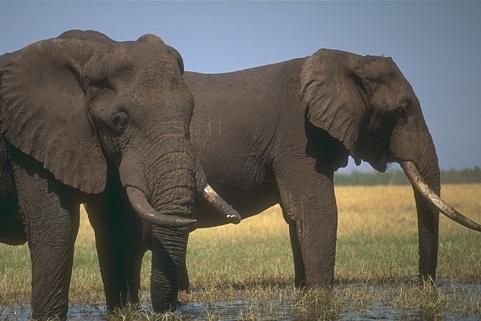
#> input picture ExploratoryProject/3.jpg, 481 x 321 px
$ jupyter execute --allow-errors Untitled.ipynb
#> lines starting #> are read from the running program, lines starting #| are printed output that depends on the picture; after the words box and inside, x2 and y2 are one past the last pixel; in counts of white or black regions, pixels touching at a corner belong together
[cell 1]
import pandas as pd
import matplotlib.pyplot as plt
import seaborn as sns
import numpy as np

[cell 2]
import cv2

[cell 3]
# from skimage import data

[cell 4]
elephant = cv2.imread('3.jpg')
#> elephant is the input picture: shape (321, 481, 3); mean B, G, R 90.1, 98.2, 101.5
bean_bag_guy = cv2.imread('7.jpg')
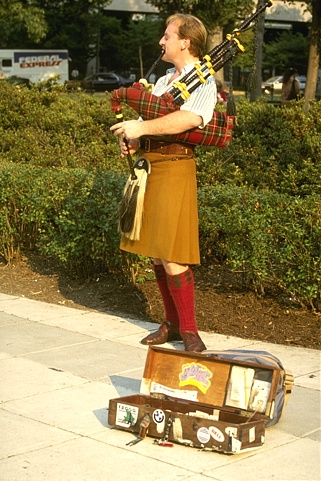
#> input picture ExploratoryProject/7.jpg, 321 x 481 px
#> bean_bag_guy is the input picture: shape (481, 321, 3); mean B, G, R 77.2, 123.4, 141.2
some_japanese_shit = cv2.imread('8.jpg')
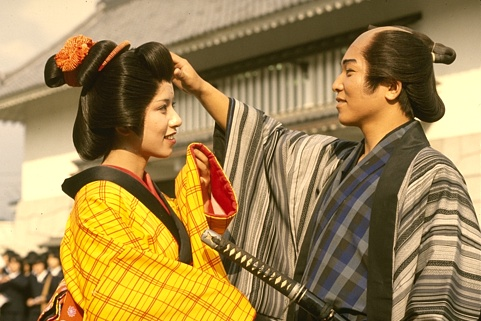
#> input picture ExploratoryProject/8.jpg, 481 x 321 px
#> some_japanese_shit is the input picture: shape (321, 481, 3); mean B, G, R 79.2, 131.8, 158.4
bear = cv2.imread('be.jpg')
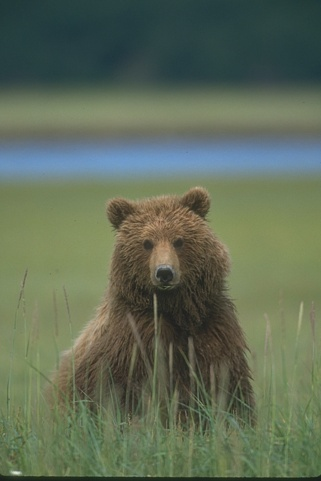
#> input picture ExploratoryProject/be.jpg, 321 x 481 px
#> bear is the input picture: shape (481, 321, 3); mean B, G, R 87.5, 108, 95.8
camera  = cv2.imread('gamma_transformed0.1.jpg')
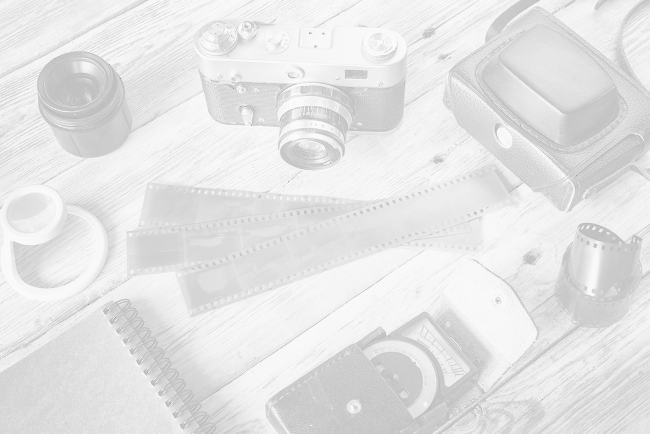
#> input picture ExploratoryProject/gamma_transformed0.1.jpg, 1300 x 867 px (shown at 1/2 size)
#> camera is the input picture: shape (867, 1300, 3); min 0, max 255, mean 228.4
low_light_fruits = cv2.imread('Low-light-images-under-three-illumination-conditions-figure-best-viewed-in-color.png')
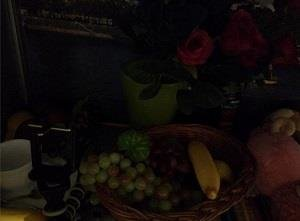
#> input picture ExploratoryProject/Low-light-images-under-three-illumination-conditions-figure-best-viewed-in-color.png, 300 x 221 px
#> low_light_fruits is the input picture: shape (221, 300, 3); mean B, G, R 10, 12.1, 18.4
fefda = cv2.imread('tmp648_thumb_thumb.jpg')
coffee_beans = cv2.imread('download (9).jpg')

[cell 5]
# plt.figure(figsize=(12, 8))
# plt.imshow(cameraman_image,cmap='gray')

[cell 6]
# green = np.uint8([[[128,128,128]]])
# hsv_green = cv2.cvtColor(green,cv2.COLOR_BGR2HSV)
# print( hsv_green )

[cell 7]
def get_obj(data,lower,upper):
# Convert BGR to HSV
    hsv = cv2.cvtColor(data,cv2.COLOR_BGR2HSV)
        # define range of blue color in HSV
    # cv2.imshow('hehe',hsv)
    # lower_blue = np.array([0,0,0])
    # upper_blue = np.array([255,110,100])
        # Threshold the HSV image to get only blue colors
    mask = cv2.inRange(hsv, lower, upper)
        # Bitwise-AND mask and original image
    res = cv2.bitwise_and(data,data, mask= mask)
    cv2.imshow('frame',data)
    cv2.imshow('mask',mask)
    cv2.imshow('res',res)
    cv2.waitKey(0)
    cv2.destroyAllWindows()

## Colour Slicing for highlighting colour range
Most of the colours require a good upper and lower ranges to get the desired results .

[cell 8]
def highlight_obj_ele(image,lower,upper):
    hsv = cv2.cvtColor(image, cv2.COLOR_BGR2HSV)
#> hsv: shape (321, 481, 3); mean H, S, V 41.5, 68, 111.2

    # Define range of colors to highlight (e.g., blue)
#     lower_blue = np.array([90, 50, 50])  # Lower range for blue
#     upper_blue = np.array([130, 255, 255])  # Upper range for blue

    # Create a mask for the specified color range
    mask = cv2.inRange(hsv, lower, upper)
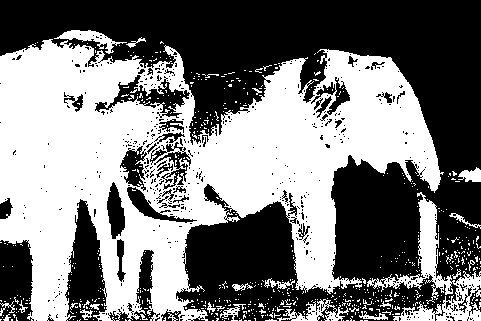
#> mask: shape (321, 481); 48% white; 607 white regions (581 under 20 px), largest, box (x1, y1, x2, y2) and area: (0, 39, 444, 321) 66396, (367, 192, 481, 321) 3477, (277, 299, 349, 321) 586

    # Create a desaturated version of the image
    image_grey = cv2.cvtColor(image,cv2.COLOR_BGR2GRAY)
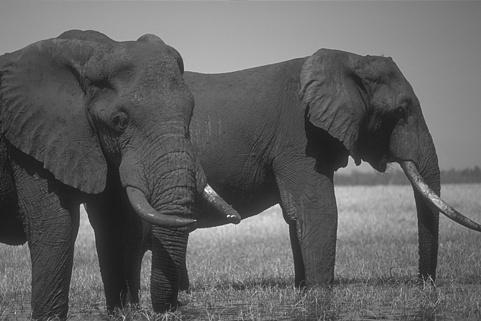
#> image_grey: shape (321, 481); min 16, max 253, mean 98.3
    desaturated_image = cv2.cvtColor(image, cv2.COLOR_BGR2GRAY)
    desaturated_image = cv2.cvtColor(desaturated_image, cv2.COLOR_GRAY2BGR)

    # Apply the mask to the desaturated image
    desaturated_image[np.where(mask == 0)] = image[np.where(mask==0)]
#     desaturated_image = cv2.cvtColor(image, cv2.COLOR_HSV2BGR)

    # Show the original image and the desaturated non-highlighted areas
    cv2.imshow('Original Image', image)
    cv2.imshow('Desaturated Non-Highlighted Areas', desaturated_image)
    cv2.waitKey(0)
    cv2.destroyAllWindows()

[cell 9]
highlight_obj_ele(elephant,np.array([0,0,0]),np.array([255,110,100])) #elephant

[cell 10]
def highlight_obj(image,lower,upper):
    hsv = cv2.cvtColor(image, cv2.COLOR_BGR2HSV)
#> hsv: shape (481, 321, 3); mean H, S, V 52.2, 76.8, 111.9
    cv2.imshow('Original Image', image)


    # Define range of colors to highlight (e.g., blue)
#     lower_blue = np.array([90, 50, 50])  # Lower range for blue
#     upper_blue = np.array([130, 255, 255])  # Upper range for blue

    # Create a mask for the specified color range
    mask = cv2.inRange(hsv, lower, upper)
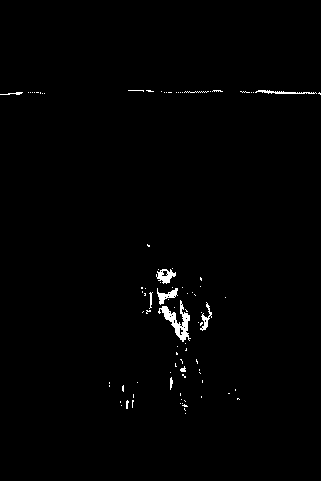
#> mask: shape (481, 321); 0.92% white; 91 white regions (81 under 20 px), largest, box (x1, y1, x2, y2) and area: (158, 300, 191, 342) 455, (156, 269, 176, 284) 165, (157, 288, 178, 305) 152

    # Create a desaturated verson of the image
    desaturated_image = hsv

#     desaturated_image = cv2.cvtColor(desaturated_image, cv2.COLOR_GRAY2BGR)

    # Apply the mask to the desaturated image
    desaturated_image[np.where(mask == 0)] = hsv[np.where(mask == 0)]
#     desaturated_image = cv2.cvtColor(desaturated_image, cv2.COLOR_HSV2BGR)

    desaturated_image = cv2.cvtColor(desaturated_image,cv2.COLOR_HSV2BGR)
#> desaturated_image: shape (481, 321, 3)
    # Show the original image and the desaturated non-highlighted areas
    cv2.imshow('Desaturated Non-Highlighted Areas', desaturated_image)
    cv2.waitKey(0)
    cv2.destroyAllWindows()

[cell 11]
highlight_obj(bear,np.array([10,0,0]),np.array([60,40,100]))

[cell 12]
cv2.imshow('wadad',bear)
cv2.waitKey(0)
cv2.destroyAllWindows()

## Gamma Correction in Images

[cell 13]
def gamma_solve(image,gammas,c):
#> called with c = 1
    cv2.imshow('Desaturated Non-Highlighted Areas', image)

    for gamma in gammas :
        im = np.array(c*255*(image/255)**gamma, dtype = 'uint8')
        cv2.imshow(f'Desaturated Non-Highlighted Areas{gamma}', im)
        cv2.waitKey(0)
        cv2.destroyAllWindows()
#> the loop in gamma_solve (call 2), `for gamma in gammas :` made 6 passes
#> pass 1, in gamma_solve (call 2), `im = np.array(c*255*(image/255)**gamma, dtype = 'uint8')`:
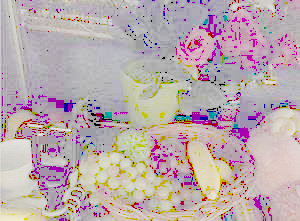
#> im: shape (221, 300, 3); mean B, G, R 171.8, 170, 186.3
#> the loop in gamma_solve (call 3), `for gamma in gammas :` made 8 passes
#> pass 2, in gamma_solve (call 3), `im = np.array(c*255*(image/255)**gamma, dtype = 'uint8')`:
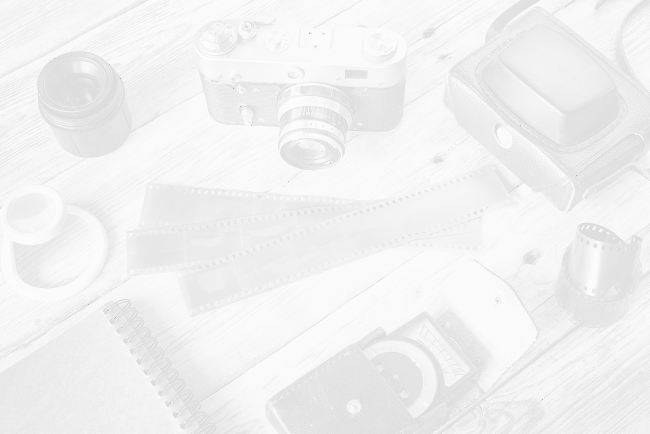
#> im: shape (867, 1300, 3) (shown at 1/2 size); min 0, max 255, mean 240.6
#> this loop made 1 pass
#> gamma on pass 1: 0.02
